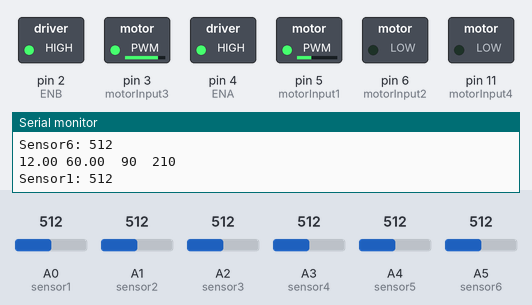
The sketch below on a simulated Arduino Uno, built with avr-gcc and run on an emulated ATmega328P. Parts: switched loads named in the sketch (green lamp = pin HIGH), the last lines printed to the serial monitor. Inputs (shaded band) come from the test bench; at power-on: A0 (sensor1) = 512, A1 (sensor2) = 512, A2 (sensor3) = 512, A3 (sensor4) = 512, A4 (sensor5) = 512, A5 (sensor6) = 512.

Above: at 6.8 s.
6.9 s: A0 (sensor1) set to 30
At 18.6 s:
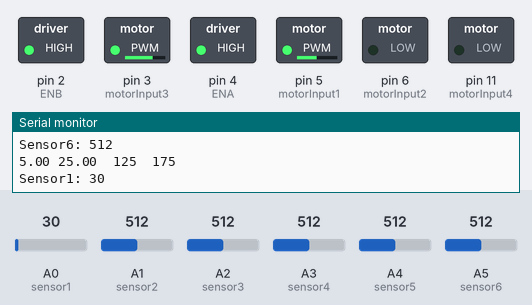
18.8 s: A1 (sensor2) set to 30
At 30.4 s:
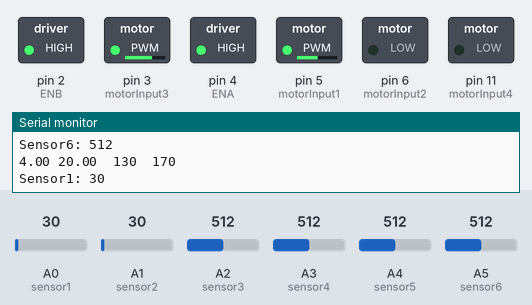
30.7 s: A1 (sensor2) set to 160
At 42.4 s:
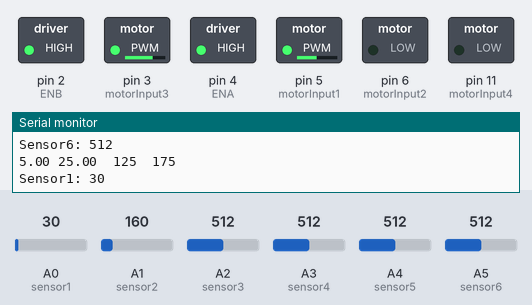
42.6 s: A1 (sensor2) set to 24
At 54.4 s:
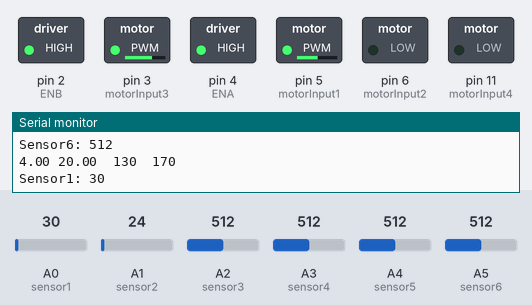
54.5 s: A0 (sensor1) set to 160
At 66.3 s:
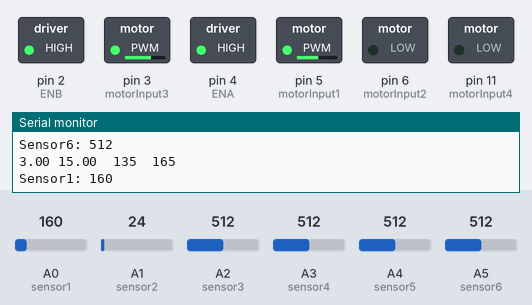
66.4 s: A2 (sensor3) set to 30
At 78.8 s:
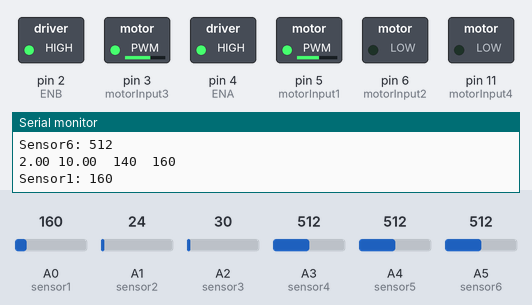
Timing chart, 0 to 79.3 s (numbered marks = the images above; inputs shaded):
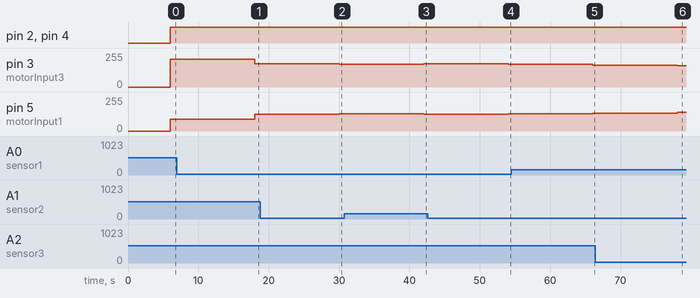

Measured:
- after the input at 6.9 s, pin 3 (motorInput3): 210/255 → 175/255 after 11.1 s; pin 5 (motorInput1): 90/255 → 125/255 after 11.1 s
- after the input at 18.8 s, pin 3 (motorInput3): 175/255 → 170/255 after 11.2 s; pin 5 (motorInput1): 125/255 → 130/255 after 11.2 s
- after the input at 30.7 s, pin 3 (motorInput3): 170/255 → 175/255 after 11.3 s; pin 5 (motorInput1): 130/255 → 125/255 after 11.3 s
- after the input at 42.6 s, pin 3 (motorInput3): 175/255 → 170/255 after 11.4 s; pin 5 (motorInput1): 125/255 → 130/255 after 11.4 s
- after the input at 54.5 s, pin 3 (motorInput3): 170/255 → 165/255 after 11.5 s; pin 5 (motorInput1): 130/255 → 135/255 after 11.5 s
- after the input at 66.4 s, pin 3 (motorInput3): 165/255 → 160/255 after 11.6 s; pin 5 (motorInput1): 135/255 → 140/255 after 11.6 s

The sketch:

Modul_4_sistem_Kendali_PID_kasus_P.ino
```cpp
// PRAKTIKUM 1 SISTEM KENDALI ON/OFF
// KELOMPOK 17 DUET MAUT
// ANGGOTA : AJIE FAUHAD FADHLULLAH (6702194011)
// ANGGOTA : IHSAN MAULANA (6702194020)

//Deklarasi Pin yang digunakan untuk sensor
int sensor1 = A0;
int sensor2 = A1;
int sensor3 = A2;
int sensor4 = A3;
int sensor5 = A4;
int sensor6 = A5;
int baca_sensor[6];
int sendat[6];
int sensorBit;
int but1 = 8;
int but2 = 9;

//Variable bantuan untuk menyimpan memory a.k.a Error Detection Memory(EDM)

//pin penggerak Motor
int ENA = 4; //Pin 1&2 harus HIGH
int ENB = 2; //Pin 3&4 harus HIGH

//pin Motorkiri
int motorInput1 = 5; //input motor driver
int motorInput2 = 6; //input motor driver

//pin Motorkanan
int motorInput3 = 3;
int motorInput4 = 11;

//Initial Speed of Motor
int kecepatanSetPoint = 150;;

//Konstanta PID
float Kp = 5 ;
float Ki = 0 ;
float Kd = 0 ;

float error = 0,P = 0, I = 0 , D = 0 , PID_value = 0;
float lastError = 0;

void setup(){
// Keenam Sensor Photodiode sebagai INPUT yaitu sensor cahaya
pinMode(sensor1, INPUT);
pinMode(sensor2, INPUT);
pinMode(sensor3, INPUT);
pinMode(sensor4, INPUT);
pinMode(sensor5, INPUT);
pinMode(sensor6, INPUT);

  //Motor sebagai OOUTPUT pengerak
  pinMode(motorInput1, OUTPUT);
  pinMode(motorInput2, OUTPUT);
  pinMode(motorInput3, OUTPUT);
  pinMode(motorInput4, OUTPUT);

pinMode(ENA, OUTPUT);
pinMode(ENB, OUTPUT);


Serial.begin(9600);
}

void loop(){
  read_sensor_values();
  Serial.print(error);
    hitungPID();
    motor_control();
}

//Membaca sinyal analog dari sensor
void read_sensor_values(){
    baca_sensor[0] = analogRead(sensor1);
    baca_sensor[1] = analogRead(sensor2);
    baca_sensor[2] = analogRead(sensor3);
    baca_sensor[3] = analogRead(sensor4);
    baca_sensor[4] = analogRead(sensor5);
    baca_sensor[5] = analogRead(sensor6);

  // 1 = Gelap 0 = Terang
  // Case 1 0 0 0 0 0
if (baca_sensor[0] < 34 && baca_sensor[1] > 34 &&
    baca_sensor[2] > 34 && baca_sensor[3] > 34 &&
    baca_sensor[4] > 34 && baca_sensor[5] > 34)
    {
    error = 5;
  Serial.print("\n");
    }

  // Case 1 1 0 0 0 0
else if (baca_sensor[0] < 34 && baca_sensor[1] < 34 &&
    baca_sensor[2] > 34 && baca_sensor[3] > 34 &&
    baca_sensor[4] > 34 && baca_sensor[5] > 34){

    error = 4;
  Serial.print("\n");
   }

  // Case 0 1 0 0 0 0
else if (baca_sensor[0] > 34 && baca_sensor[1] < 34 &&
    baca_sensor[2] > 34 && baca_sensor[3] > 34 &&
    baca_sensor[4] > 34 && baca_sensor[5] > 34){

    error = 3;
  Serial.print("\n");
   }

  // Case 0 1 1 0 0 0
else if (baca_sensor[0] > 34 && baca_sensor[1] < 34 &&
    baca_sensor[2] < 34 && baca_sensor[3] > 34 &&
    baca_sensor[4] > 34 && baca_sensor[5] > 34){

   error = 2;
  Serial.print("\n");
   }

  // Case 0 0 0 1 0 0
else if (baca_sensor[0] > 34 && baca_sensor[1] > 34 &&
    baca_sensor[2] < 34 && baca_sensor[3] > 34 &&
    baca_sensor[4] > 34 && baca_sensor[5] > 34){

    error = 1;
  Serial.print("\n");
   }

  // Case 0 0 1 1 0 0
else if (baca_sensor[0] > 34 && baca_sensor[1] > 34 &&
    baca_sensor[2] < 34 && baca_sensor[3] < 34 &&
    baca_sensor[4] > 34 && baca_sensor[5] > 34){

    error = 0;
  Serial.print("\n");
   }

  // Case 0 0 0 1 0 0
else if (baca_sensor[0] > 34 && baca_sensor[1] > 34 &&
    baca_sensor[2] > 34 && baca_sensor[3] < 34 &&
    baca_sensor[4] > 34 && baca_sensor[5] > 34){

    error = -1;
  Serial.print("\n");
   }

  // Case 0 0 0 1 1 0
else if (baca_sensor[0] > 34 && baca_sensor[1] > 34 &&
    baca_sensor[2] > 34 && baca_sensor[3] < 34 &&
    baca_sensor[4] < 34 && baca_sensor[5] > 34){

    error = -2;
  Serial.print("\n");
   }

  // Case 0 0 0 0 1 0
else if (baca_sensor[0] > 34 && baca_sensor[1] > 34 &&
    baca_sensor[2] > 34 && baca_sensor[3] > 34 &&
    baca_sensor[4] < 34 && baca_sensor[5] > 34){

    error = -3;
  Serial.print("\n");
   }

  // Case 0 0 0 0 1 1
else if (baca_sensor[0] > 34 && baca_sensor[1] > 34 &&
    baca_sensor[2] > 34 && baca_sensor[3] > 34 &&
    baca_sensor[4] < 34 && baca_sensor[5] < 34){

    error = -4;
  Serial.print("\n");
   }

  // Case 0 0 0 0 0 1
else if (baca_sensor[0] > 34 && baca_sensor[1] > 34 &&
    baca_sensor[2] > 34 && baca_sensor[3] > 34 &&
    baca_sensor[4] > 34 && baca_sensor[5] < 34){

    error = -5;
  Serial.print("\n");
   }

// Belokan kiri tajam
else if (baca_sensor[0] < 34 && baca_sensor[1] < 34 &&
    baca_sensor[2] < 34 && baca_sensor[3] < 34 &&
    baca_sensor[4] < 34 && baca_sensor[5] > 34){

    error = 10;
  Serial.print("\n");
   }

//Belokan kanan tajam
   else if (baca_sensor[0] > 34 && baca_sensor[1] < 34 &&
    baca_sensor[2] < 34 && baca_sensor[3] < 34 &&
    baca_sensor[4] < 34 && baca_sensor[5] < 34){

    error = 11;
     Serial.print("\n");
   }

//Putar Balik
   else if (baca_sensor[0] > 34 && baca_sensor[1] > 34 &&
    baca_sensor[2] > 34 && baca_sensor[3] > 34 &&
    baca_sensor[4] > 34 && baca_sensor[5] > 34){

    error = 12;
     Serial.print("\n");
   }

//Garis Finish diam
   else if (baca_sensor[0] < 34 && baca_sensor[1] < 34 &&
    baca_sensor[2] < 34 && baca_sensor[3] < 34 &&
    baca_sensor[4] < 34 && baca_sensor[5] < 34){

    error = 13;
     Serial.print("\n");
   }

  //Menampilkan data sensor ke Serial Monitor
  //Data sensor 1-6
  // Formatting tampilkan sensor

  for(int i=0; i<=5; i++){
    Serial.print("Sensor");
    Serial.print(i+1);
    Serial.print(": ");
    Serial.print(baca_sensor[i]);
    Serial.print("\n");
    delay(1000);
  }

}


// Menghitung Nilai PID
void hitungPID(){
  P = error;
  I = error + lastError;
  D = error - lastError;

  PID_value = (Kp * P) + (Ki * I) + (Kd * D);

  lastError = error;
}

// Mengatur Kecepatan Motor
void motor_control()
{
  int kecepatanMotorKiri = kecepatanSetPoint - PID_value;
  int kecepatanMotorKanan = kecepatanSetPoint + PID_value;

  // Kecepetan Motor agar tidak melebihhi batas pwm
  kecepatanMotorKiri = constrain(kecepatanMotorKiri, 0, 255);
  kecepatanMotorKanan = constrain(kecepatanMotorKanan, 0, 255);

  Serial.print(" ");
  Serial.print(PID_value);
    Serial.print("\t");
    Serial.print(kecepatanMotorKiri);
    Serial.print("\t");
    Serial.println(kecepatanMotorKanan);
  digitalWrite(ENA, HIGH);
  analogWrite(motorInput1, kecepatanMotorKiri);
  analogWrite(motorInput2, 0);

  digitalWrite(ENB, HIGH);
  analogWrite(motorInput3, kecepatanMotorKanan);
  analogWrite(motorInput4, 0);

}
```
